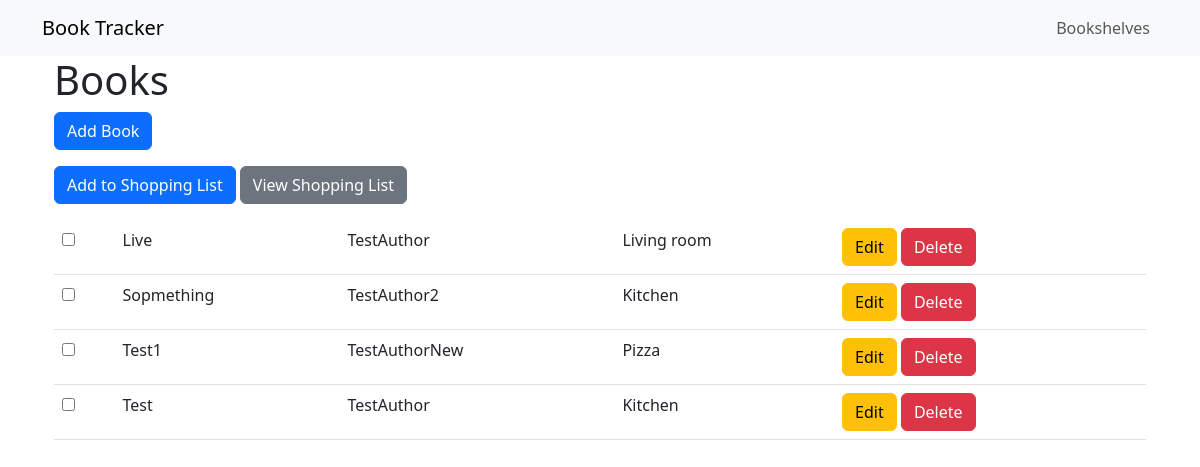
The page / on the database its author committed.
### app.py (models this page shows)
class Book(db.Model):
    id = db.Column(db.Integer, primary_key=True)
    title = db.Column(db.String(100), nullable=False)
    author = db.Column(db.String(100), nullable=False)
    bookshelf_id = db.Column(db.Integer, db.ForeignKey('bookshelf.id'), nullable=True)

class Bookshelf(db.Model):
    id = db.Column(db.Integer, primary_key=True)
    name = db.Column(db.String(100), nullable=False)
    books = db.relationship('Book', backref='bookshelf', lazy=True)

### app.py (the view, shortened to what this page needs)
@app.route('/', methods=['GET', 'POST'])
def index():
    title_filter = request.args.get('title', '')
    author_filter = request.args.get('author', '')
    bookshelf_filter = request.args.get('bookshelf', '')
    query = Book.query.join(Bookshelf)
    if title_filter:
        query = query.filter(Book.title.ilike(f"%{title_filter}%"))
    if author_filter:
        query = query.filter(Book.author.ilike(f"%{author_filter}%"))
    if bookshelf_filter:
        query = query.filter(Bookshelf.id == bookshelf_filter)
    books = query.order_by(Book.id.desc()).all()
    bookshelves = Bookshelf.query.all()
    return render_template('index.html', books=books, bookshelves=bookshelves)

### templates/index.html (shortened to what this page needs)
{% extends 'base.html' %}
{% block content %}
<div class="container">
    <h1>Books</h1>
    <a href="{{ url_for('add_book_form') }}" class="btn btn-primary mb-3">Add Book</a>
    <form method="POST" action="{{ url_for('add_to_shopping_list') }}">
        <input type="submit" value="Add to Shopping List" class="btn btn-primary mb-3">
        <a href="{{ url_for('shopping_list') }}" class="btn btn-secondary mb-3">View Shopping List</a>
    </form>
    <table class="table">
        <tbody>
            {% for book in books %}
            <tr>
                <td>
                    <input type="checkbox" name="selected_books" value="{{ book.id }}" form="{{ url_for('add_to_shopping_list') }}">
                </td>
                <td>{{ book.title }}</td>
                <td>{{ book.author }}</td>
                <td>{{ book.bookshelf.name if book.bookshelf else 'None' }}</td>
                <td>
                    <a href="{{ url_for('edit_book', book_id=book.id) }}" class="btn btn-warning">Edit</a>
                    <form method="POST" action="{{ url_for('delete_book', book_id=book.id) }}" class="d-inline">
                        <button type="submit" class="btn btn-danger">Delete</button>
                    </form>
                </td>
            </tr>
            {% endfor %}
        </tbody>
    </table>
</div>
{% endblock %}

### rows shown on the page
Book: title "Live", author "TestAuthor", bookshelf "Living room"
Book: title "Sopmething", author "TestAuthor2", bookshelf "Kitchen"
Book: title "Test1", author "TestAuthorNew", bookshelf "Pizza"
Book: title "Test", author "TestAuthor", bookshelf "Kitchen"
